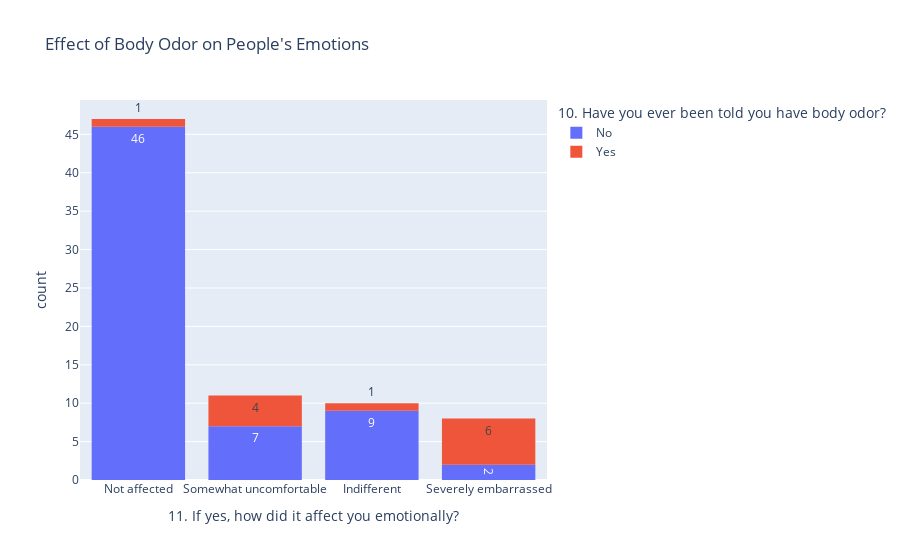

Notebook cell for this chart:
### Markdown cell above
**BO vs Emotional Effect**

### Code cell
fig = px.histogram(
    df_clean,
    x="11. If yes, how did it affect you emotionally?",
    color="10. Have you ever been told you have body odor?",
    text_auto=True,
    title="Effect of Body Odor on People's Emotions"
)
fig.update_xaxes(tickangle=0)
fig.show()

### Figure 1 — Plotly figure (JSON) as saved in the notebook; plotly's stock layout.template omitted (floating-point values rounded to 4 significant figures)
{"data": [{"alignmentgroup": "True", "bingroup": "x", "hovertemplate": "10. Have you ever been told you have body odor?=No<br>11. If yes, how did it affect you emotionally?=%{x}<br>count=%{y}<extra></extra>", "legendgroup": "No", "marker": {"color": "#636efa", "pattern": {"shape": ""}}, "name": "No", "offsetgroup": "No", "orientation": "v", "showlegend": true, "texttemplate": "%{value}", "type": "histogram", "x": ["Not affected", "Somewhat uncomfortable", "Not affected", "Not affected", "Not affected", "Not affected", "Somewhat uncomfortable", "Not affected", "Not affected", "Not affected", "Not affected", "Somewhat uncomfortable", "Not affected", "Not affected", "Indifferent", "Severely embarrassed", "Not affected", "Not affected", "Not affected", "Not affected", "Not affected", "Not affected", "Not affected", "Not affected", "Not affected", "Not affected", "Not affected", "Not affected", "Not affected", "Not affected", "Not affected", "Indifferent", "Not affected", "Not affected", "Somewhat uncomfortable", "Not affected", "Not affected", "Indifferent", "Not affected", "Indifferent", "Not affected", "Somewhat uncomfortable", "Not affected", "Not affected", "Not affected", "Not affected", "Indifferent", "Not affected", "Not affected", "Somewhat uncomfortable", "Severely embarrassed", "Not affected", "Not affected", "Not affected", "Indifferent", "Indifferent", "Not affected", "Not affected", "Indifferent", "Not affected", "Indifferent", "Not affected", "Somewhat uncomfortable", "Not affected"], "xaxis": "x", "yaxis": "y"}, {"alignmentgroup": "True", "bingroup": "x", "hovertemplate": "10. Have you ever been told you have body odor?=Yes<br>11. If yes, how did it affect you emotionally?=%{x}<br>count=%{y}<extra></extra>", "legendgroup": "Yes", "marker": {"color": "#EF553B", "pattern": {"shape": ""}}, "name": "Yes", "offsetgroup": "Yes", "orientation": "v", "showlegend": true, "texttemplate": "%{value}", "type": "histogram", "x": ["Severely embarrassed", "Severely embarrassed", "Somewhat uncomfortable", "Not affected", "Severely embarrassed", "Indifferent", "Somewhat uncomfortable", "Somewhat uncomfortable", "Severely embarrassed", "Somewhat uncomfortable", "Severely embarrassed", "Severely embarrassed"], "xaxis": "x", "yaxis": "y"}], "layout": {"barmode": "relative", "legend": {"title": {"text": "10. Have you ever been told you have body odor?"}, "tracegroupgap": 0}, "title": {"text": "Effect of Body Odor on People's Emotions"}, "xaxis": {"anchor": "y", "domain": [0, 1], "tickangle": 0, "title": {"text": "11. If yes, how did it affect you emotionally?"}}, "yaxis": {"anchor": "x", "domain": [0, 1], "title": {"text": "count"}}}}
